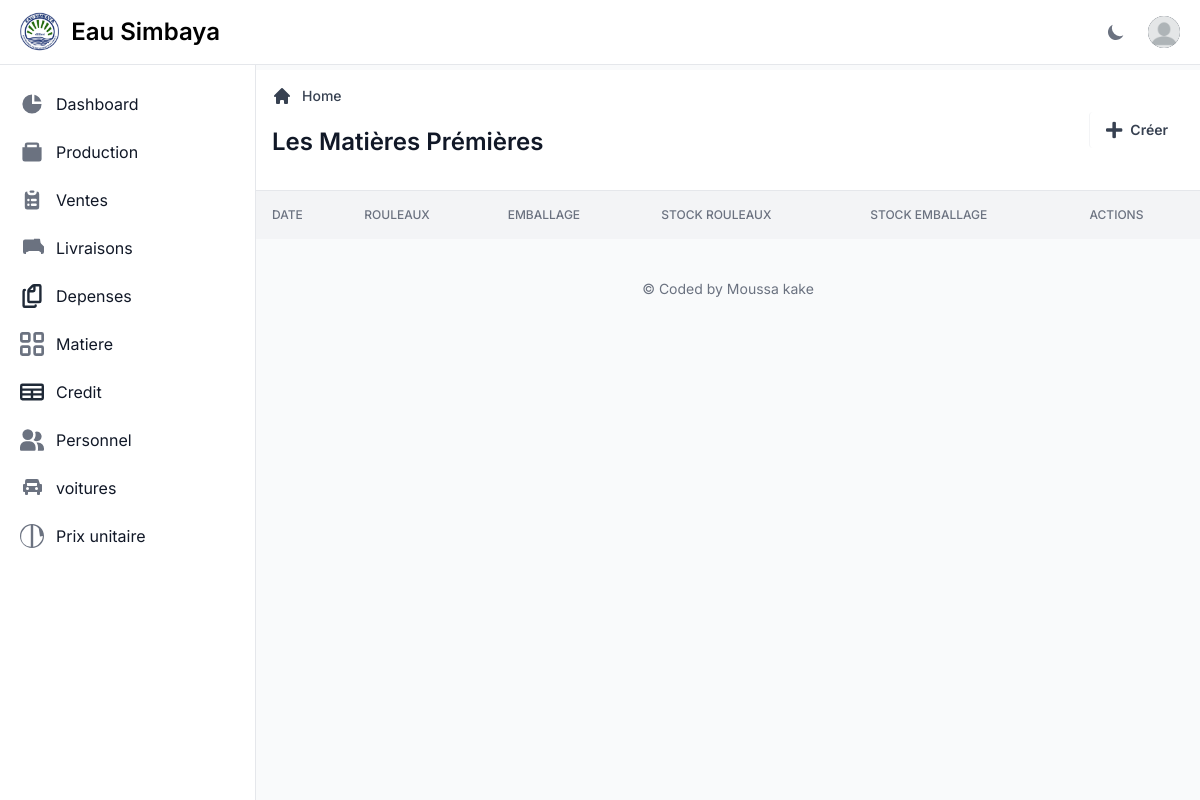
The app's page /matiere/liste_stocks/, older data.
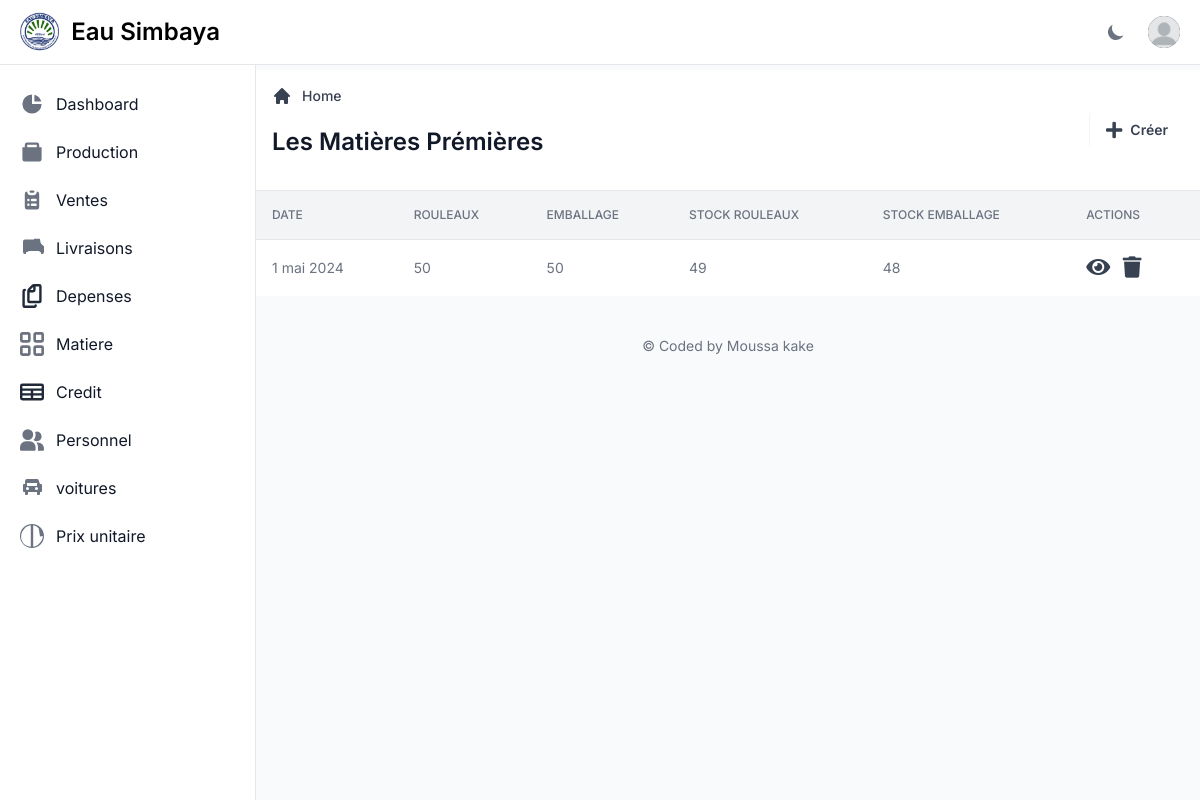
The same page, newer data.
### matiere/models.py (models this page shows, shortened)
class Matiere(models.Model):
    rouleaux = models.IntegerField(null=True)
    emballage= models.IntegerField(null=True)
    stock_rouleaux = models.IntegerField(blank=True, null=True)
    stock_emballage = models.IntegerField(blank=True, null=True)
    date = models.DateField(null=True, blank=True, auto_now_add=True)

### matiere/views.py (the view)
# urls.py: path('', views.ajout, name='stock'),
def stock(request):
    data = Matiere.objects.all()
    context = {'data': data}
    return render(request, 'production/matiere.html', context)

### templates/production/matiere.html (shortened to what the changed rows need)
{% extends "layouts/base.html" %}
{% load static %}
{% block content %}
<main>
  <div class="p-4 bg-white block sm:flex items-center justify-between border-b border-gray-200 lg:mt-1.5 dark:bg-gray-800 dark:border-gray-700">
    <div class="mb-4 w-full">
      <h1 class="text-xl sm:text-2xl font-semibold text-gray-900 dark:text-white">Les Matières Prémières</h1>
    </div>
  </div>
  <div class="flex flex-col">
    <div class="overflow-x-auto">
      <div class="inline-block min-w-full align-middle">
        <div class="overflow-hidden shadow">
          <table class="min-w-full divide-y divide-gray-200 table-fixed dark:divide-gray-600">
            <thead class="bg-gray-100 dark:bg-gray-700">
              <tr>
                <th scope="col" class="p-4 text-xs font-medium text-left text-gray-500 uppercase dark:text-gray-400">Date</th>
                <th scope="col" class="p-4 text-xs font-medium text-left text-gray-500 uppercase dark:text-gray-400">Rouleaux</th>
                <th scope="col" class="p-4 text-xs font-medium text-left text-gray-500 uppercase dark:text-gray-400">Emballage</th>
                <th scope="col" class="p-4 text-xs font-medium text-left text-gray-500 uppercase dark:text-gray-400">Stock Rouleaux</th>
                  <th scope="col" class="p-4 text-xs font-medium text-left text-gray-500 uppercase dark:text-gray-400">Stock Emballage</th>
                  <th scope="col" class="p-4 text-xs font-medium text-left text-gray-500 uppercase dark:text-gray-400">Actions</th>
              </tr>
            </thead>
            <tbody class="bg-white divide-y divide-gray-200 dark:bg-gray-800 dark:divide-gray-700">
              {% for i in data %}
              <tr class="hover:bg-gray-100 dark:hover:bg-gray-700">
                <td class="p-4 text-sm font-normal text-gray-500 whitespace-nowrap dark:text-gray-400">{{ i.date }}</td>
                  <td class="p-4 text-sm font-normal text-gray-500 whitespace-nowrap dark:text-gray-400">{{ i.rouleaux |default:"0"}}</td>
                  <td class="p-4 text-sm font-normal text-gray-500 whitespace-nowrap dark:text-gray-400">{{ i.emballage|default:"0" }}</td>
                  <td class="p-4 text-sm font-normal text-gray-500 whitespace-nowrap dark:text-gray-400">{{ i.stock_rouleaux|default:"0" }}</td>
                  <td class="p-4 text-sm font-normal text-gray-500 whitespace-nowrap dark:text-gray-400">{{ i.stock_emballage|default:"0" }}</td>
                <td class="p-4">
                  <a href="{% url 'update_stock' i.id %}" class="text-blue-600 hover:text-blue-900 dark:hover:text-blue-400">  <i class="fas fa-eye fa-lg mr-2 text-gray-700 dark:text-gray-400"></i></a>
                    <a href="{% url 'remove_stock' i.id %}" class="text-blue-600 hover:text-blue-900 dark:hover:text-blue-400">  <i class="fas fa-trash  fa-lg mr-2 text-gray-700 dark:text-gray-400"></i></a>
                </td>
              </tr>
              {% endfor %}
            </tbody>
          </table>
        </div>
      </div>
    </div>
  </div>
</main>
{% endblock %}

Row changes from the older to the newer data that the page shows:
added Matiere: date "1 mai 2024", rouleaux "50", emballage "50", stock_rouleaux "49", stock_emballage "48"
